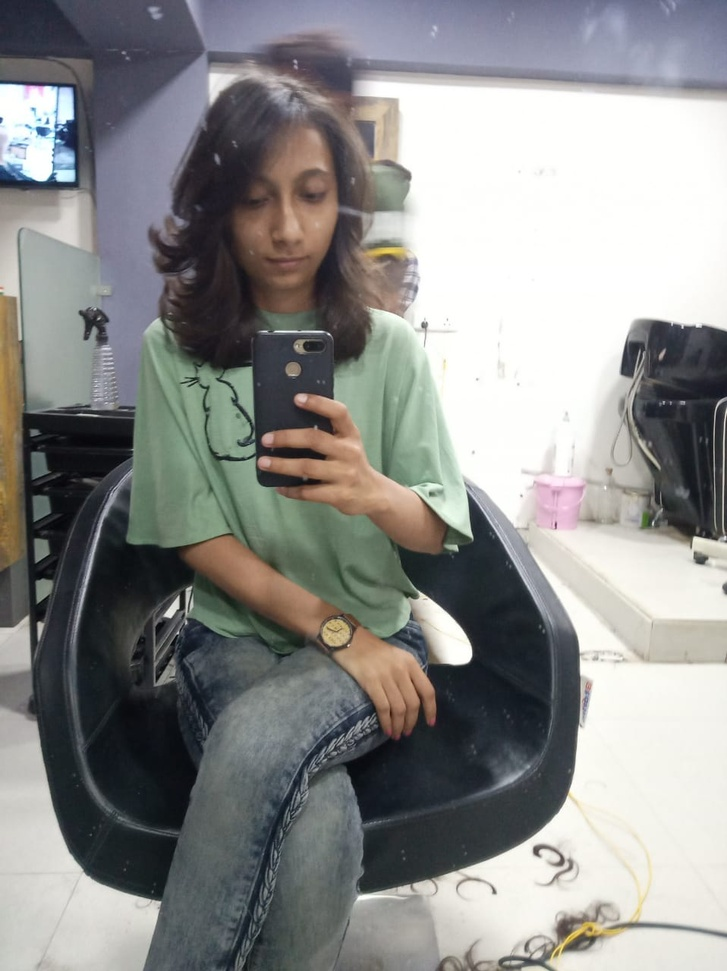
#> input picture resources/6.jpg, 727 x 971 px, shrunk from 958 x 1280 before the run
$ python 12-convert-to-grayscale-own.py
#> lines starting #> are read from the running program, lines starting #| are printed output that depends on the picture
import numpy as np
import cv2


if __name__ == '__main__':
    img = cv2.imread("resources/6.jpg")
#> img is the input picture: shape (971, 727, 3); mean B, G, R 139.8, 141.1, 140.5
    height, width, trash = img.shape
#> height = 971; width = 727; trash = 3

    grayImage = np.ones([height * width], np.uint8)

    count = 0
    i = 0
    for x in img.flatten():
        if count == 0:
            blue = x * 0.11
        elif count == 1:
            green = x * 0.59
        elif count == 2:
            red = x * 0.30

        if count == 2:
            grayImage[i] = blue + green + red
            count = -1

            i += 1

        count += 1
#> this loop made 2117751 passes
#> (x, blue, count) on passes 1, 4, 7, 10, 13, 16, 19, 22, 25, 28, 31, 34: (53, 5.83, 1), (52, 5.72, 1), (52, 5.72, 1), (52, 5.72, 1), (52, 5.72, 1), (51, 5.61, 1), (51, 5.61, 1), (51, 5.61, 1), (51, 5.61, 1), (50, 5.5, 1), (50, 5.5, 1), (51, 5.61, 1)
#> (x, green, count) on passes 2, 5, 8, 11, 14, 17: (38, 22.42, 2), (37, 21.83, 2), (37, 21.83, 2), (37, 21.83, 2), (37, 21.83, 2), (36, 21.24, 2)
#> after the loop, count = 0; i = 705917

    grayImage = np.reshape(grayImage, [height, width, 1])
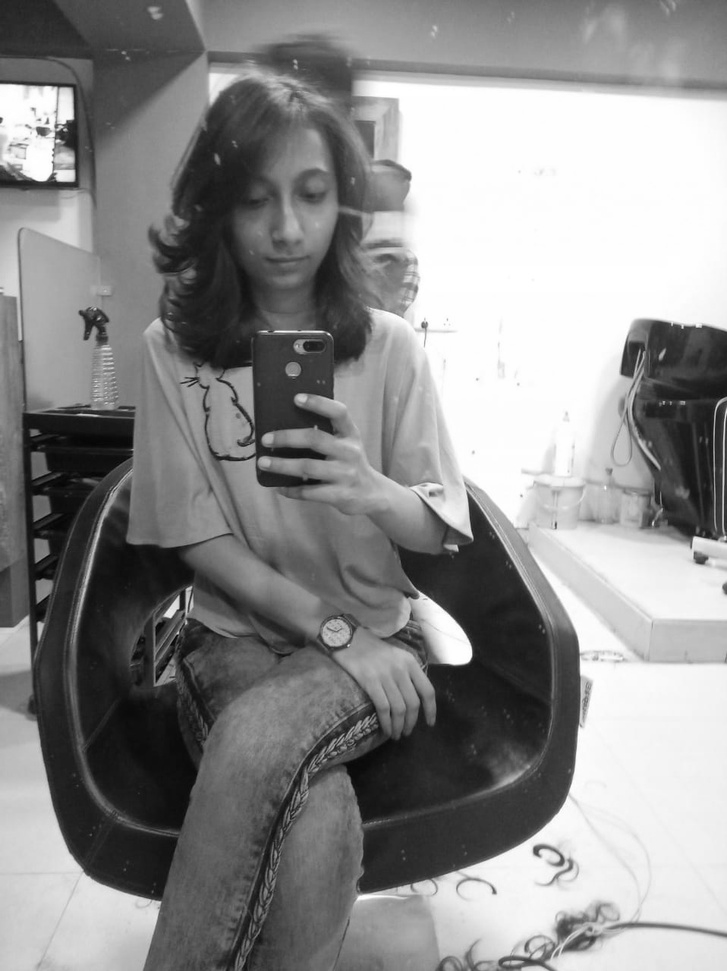
#> grayImage: shape (971, 727, 1); min 4, max 255, mean 140.3

    cv2.imshow("GrayImage", grayImage)
    cv2.waitKey(0)

$ run again, with resources/1.jpg copied over resources/6.jpg
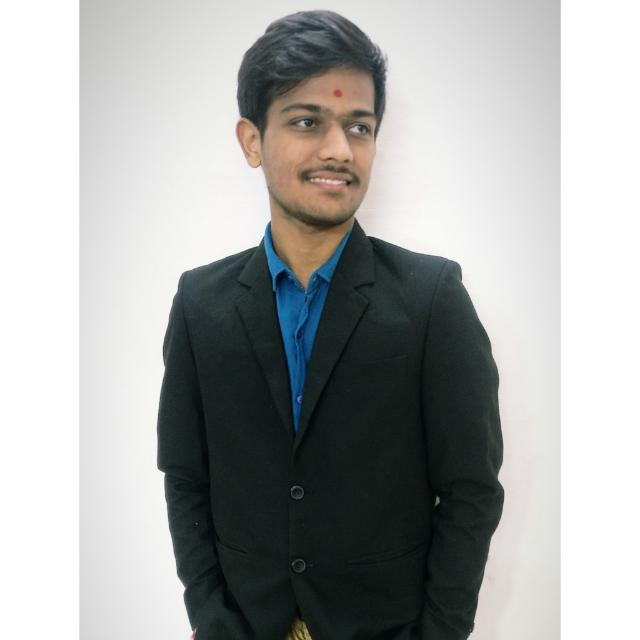
#> input picture resources/1.jpg, 640 x 640 px
#> img is the input picture: shape (640, 640, 3); mean B, G, R 167.9, 169.3, 167.4
#> the loop `for x in img.flatten():` made 1228800 passes
#> count on passes 1 to 8: 1, 2, 0, 1, 2, 0, 1, 2
#> after the loop `for x in img.flatten():`: count = 0; i = 409600
#> `grayImage = np.reshape(grayImage, [height, width, 1])`:
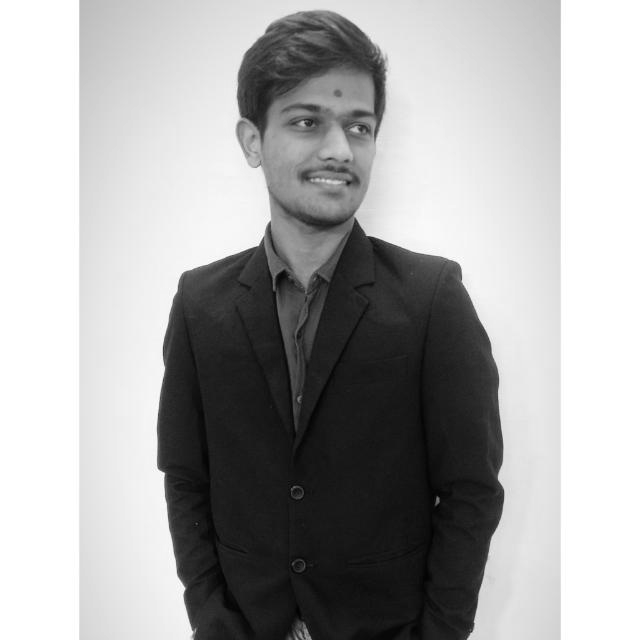
#> grayImage: shape (640, 640, 1); min 1, max 255, mean 168.2

$ run again, with resources/2.jpg copied over resources/6.jpg
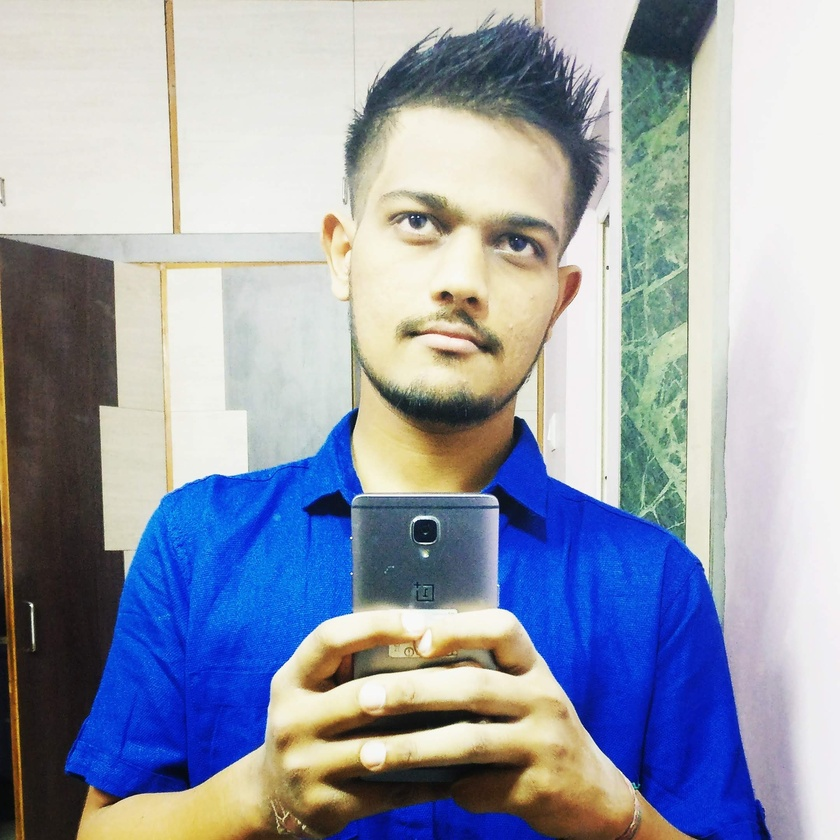
#> input picture resources/2.jpg, 840 x 840 px, shrunk from 2160 x 2160 before the run
#> img is the input picture: shape (840, 840, 3); mean B, G, R 173.4, 157.8, 151.2
#> the loop `for x in img.flatten():` made 2116800 passes
#> (x, blue, count) on passes 1, 4, 7, 10, 13, 16, 19, 22: (203, 22.33, 1), (203, 22.33, 1), (202, 22.22, 1), (202, 22.22, 1), (201, 22.11, 1), (201, 22.11, 1), (201, 22.11, 1), (201, 22.11, 1)
#> after the loop `for x in img.flatten():`: count = 0; i = 705600
#> `grayImage = np.reshape(grayImage, [height, width, 1])`:
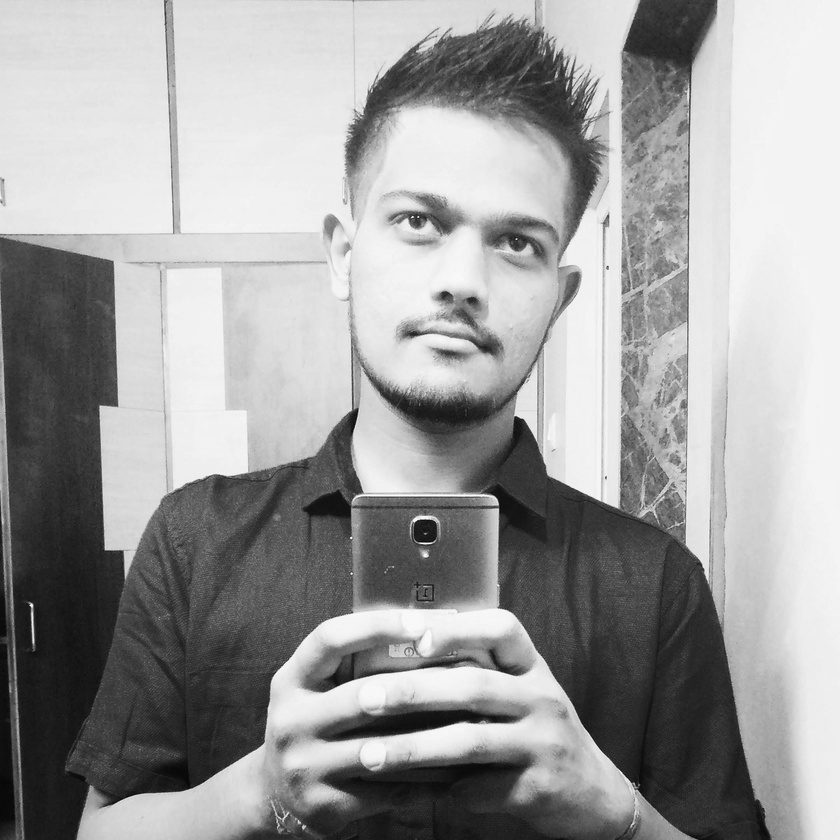
#> grayImage: shape (840, 840, 1); min 6, max 254, mean 157.1

$ run again, with resources/4.jpg copied over resources/6.jpg
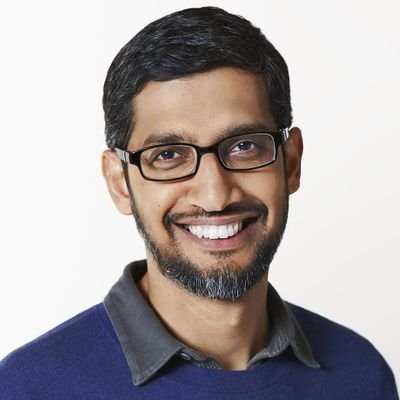
#> input picture resources/4.jpg, 400 x 400 px
#> img is the input picture: shape (400, 400, 3); mean B, G, R 164.6, 163.7, 170.4
#> the loop `for x in img.flatten():` made 480000 passes
#> count on passes 1 to 8: 1, 2, 0, 1, 2, 0, 1, 2
#> after the loop `for x in img.flatten():`: count = 0; i = 160000
#> `grayImage = np.reshape(grayImage, [height, width, 1])`:
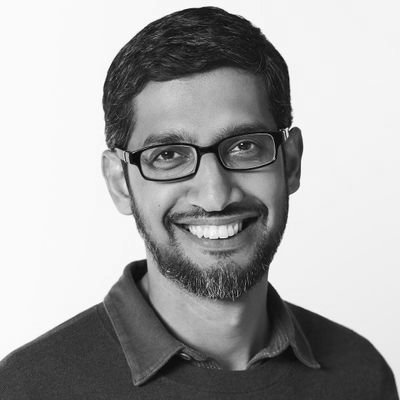
#> grayImage: shape (400, 400, 1); min 0, max 255, mean 165.5
